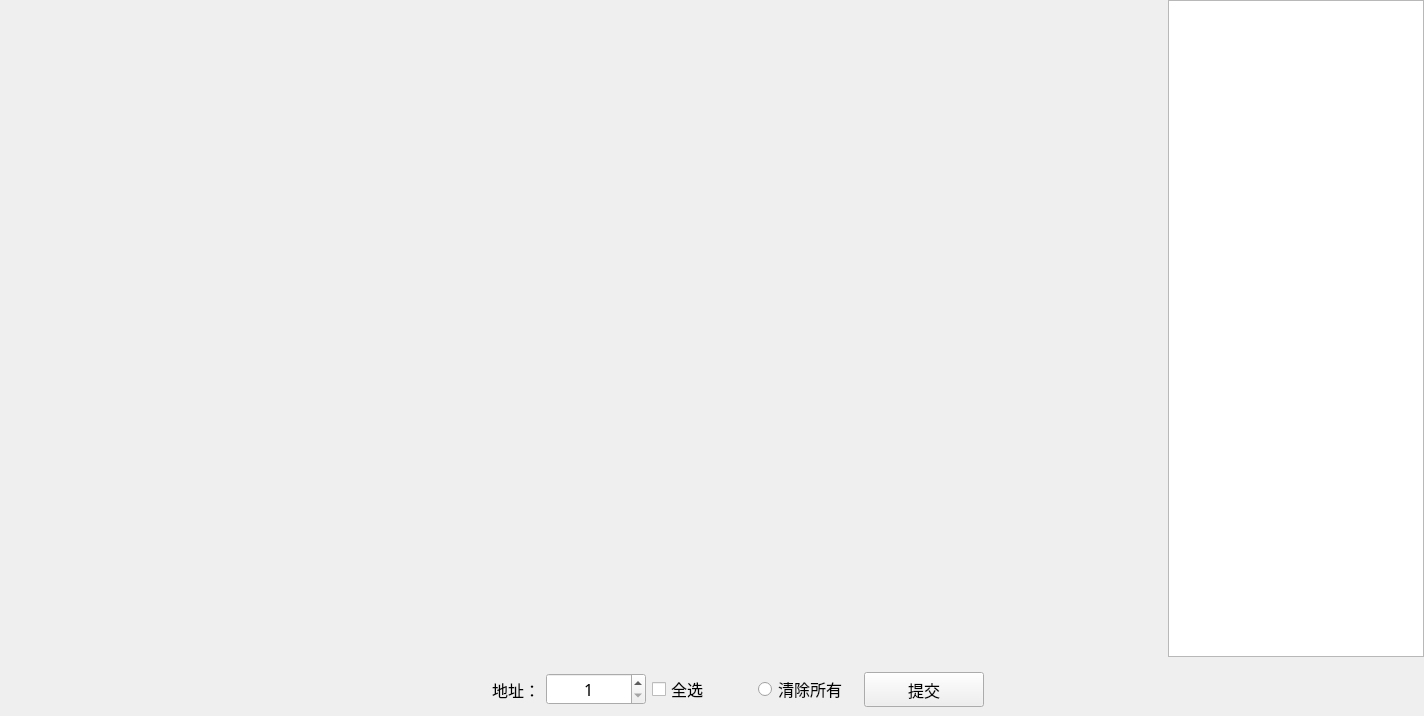
<?xml version="1.0" encoding="UTF-8"?>
<ui version="4.0">
 <class>RSet_OutputEleWid</class>
 <widget class="QWidget" name="RSet_OutputEleWid">
  <property name="geometry">
   <rect>
    <x>0</x>
    <y>0</y>
    <width>1424</width>
    <height>716</height>
   </rect>
  </property>
  <property name="windowTitle">
   <string>Form</string>
  </property>
  <layout class="QGridLayout" name="gridLayout_2">
   <property name="leftMargin">
    <number>0</number>
   </property>
   <property name="topMargin">
    <number>0</number>
   </property>
   <property name="rightMargin">
    <number>0</number>
   </property>
   <property name="bottomMargin">
    <number>0</number>
   </property>
   <item row="0" column="0">
    <layout class="QHBoxLayout" name="horizontalLayout">
     <item>
      <widget class="QWidget" name="widget" native="true">
       <property name="sizePolicy">
        <sizepolicy hsizetype="Preferred" vsizetype="Preferred">
         <horstretch>200</horstretch>
         <verstretch>0</verstretch>
        </sizepolicy>
       </property>
       <property name="minimumSize">
        <size>
         <width>800</width>
         <height>400</height>
        </size>
       </property>
       <layout class="QGridLayout" name="gridLayout">
        <item row="5" column="1">
         <widget class="QWidget" name="widget_17" native="true">
          <property name="styleSheet">
           <string notr="true"/>
          </property>
         </widget>
        </item>
        <item row="5" column="2">
         <widget class="QWidget" name="widget_18" native="true">
          <property name="styleSheet">
           <string notr="true"/>
          </property>
         </widget>
        </item>
        <item row="3" column="2">
         <widget class="QWidget" name="widget_12" native="true">
          <property name="styleSheet">
           <string notr="true"/>
          </property>
         </widget>
        </item>
        <item row="3" column="1">
         <widget class="QWidget" name="widget_11" native="true">
          <property name="styleSheet">
           <string notr="true"/>
          </property>
         </widget>
        </item>
        <item row="4" column="1">
         <widget class="QWidget" name="widget_14" native="true">
          <property name="styleSheet">
           <string notr="true"/>
          </property>
         </widget>
        </item>
        <item row="4" column="0">
         <widget class="QWidget" name="widget_13" native="true">
          <property name="styleSheet">
           <string notr="true"/>
          </property>
         </widget>
        </item>
        <item row="4" column="2">
         <widget class="QWidget" name="widget_15" native="true">
          <property name="styleSheet">
           <string notr="true"/>
          </property>
         </widget>
        </item>
        <item row="8" column="2">
         <widget class="QWidget" name="widget_24" native="true">
          <property name="styleSheet">
           <string notr="true"/>
          </property>
         </widget>
        </item>
        <item row="3" column="0">
         <widget class="QWidget" name="widget_10" native="true">
          <property name="styleSheet">
           <string notr="true"/>
          </property>
         </widget>
        </item>
        <item row="2" column="2">
         <widget class="QWidget" name="widget_9" native="true">
          <property name="styleSheet">
           <string notr="true"/>
          </property>
         </widget>
        </item>
        <item row="2" column="1">
         <widget class="QWidget" name="widget_8" native="true">
          <property name="styleSheet">
           <string notr="true"/>
          </property>
         </widget>
        </item>
        <item row="1" column="0">
         <widget class="QWidget" name="widget_4" native="true">
          <property name="styleSheet">
           <string notr="true"/>
          </property>
         </widget>
        </item>
        <item row="0" column="0">
         <widget class="QWidget" name="widget_1" native="true">
          <property name="styleSheet">
           <string notr="true"/>
          </property>
         </widget>
        </item>
        <item row="1" column="2">
         <widget class="QWidget" name="widget_6" native="true">
          <property name="styleSheet">
           <string notr="true"/>
          </property>
         </widget>
        </item>
        <item row="0" column="1">
         <widget class="QWidget" name="widget_2" native="true">
          <property name="styleSheet">
           <string notr="true"/>
          </property>
         </widget>
        </item>
        <item row="2" column="0">
         <widget class="QWidget" name="widget_7" native="true">
          <property name="styleSheet">
           <string notr="true"/>
          </property>
         </widget>
        </item>
        <item row="1" column="1">
         <widget class="QWidget" name="widget_5" native="true">
          <property name="styleSheet">
           <string notr="true"/>
          </property>
         </widget>
        </item>
        <item row="0" column="2">
         <widget class="QWidget" name="widget_3" native="true">
          <property name="styleSheet">
           <string notr="true"/>
          </property>
         </widget>
        </item>
        <item row="6" column="2">
         <widget class="QWidget" name="widget_21" native="true">
          <property name="styleSheet">
           <string notr="true"/>
          </property>
         </widget>
        </item>
        <item row="5" column="0">
         <widget class="QWidget" name="widget_16" native="true">
          <property name="styleSheet">
           <string notr="true"/>
          </property>
         </widget>
        </item>
        <item row="8" column="0">
         <widget class="QWidget" name="widget_22" native="true">
          <property name="styleSheet">
           <string notr="true"/>
          </property>
         </widget>
        </item>
        <item row="8" column="1">
         <widget class="QWidget" name="widget_23" native="true">
          <property name="styleSheet">
           <string notr="true"/>
          </property>
         </widget>
        </item>
        <item row="6" column="0">
         <widget class="QWidget" name="widget_19" native="true">
          <property name="styleSheet">
           <string notr="true"/>
          </property>
         </widget>
        </item>
        <item row="6" column="1">
         <widget class="QWidget" name="widget_20" native="true">
          <property name="styleSheet">
           <string notr="true"/>
          </property>
         </widget>
        </item>
       </layout>
      </widget>
     </item>
     <item>
      <widget class="QTextEdit" name="textEdit">
       <property name="sizePolicy">
        <sizepolicy hsizetype="Expanding" vsizetype="Expanding">
         <horstretch>0</horstretch>
         <verstretch>0</verstretch>
        </sizepolicy>
       </property>
       <property name="minimumSize">
        <size>
         <width>200</width>
         <height>400</height>
        </size>
       </property>
       <property name="maximumSize">
        <size>
         <width>16777215</width>
         <height>16777215</height>
        </size>
       </property>
       <property name="font">
        <font>
         <family>微软雅黑</family>
         <pointsize>12</pointsize>
        </font>
       </property>
      </widget>
     </item>
    </layout>
   </item>
   <item row="1" column="0">
    <widget class="QWidget" name="widget_25" native="true">
     <layout class="QHBoxLayout" name="horizontalLayout_2">
      <item>
       <spacer name="horizontalSpacer">
        <property name="orientation">
         <enum>Qt::Horizontal</enum>
        </property>
        <property name="sizeHint" stdset="0">
         <size>
          <width>40</width>
          <height>20</height>
         </size>
        </property>
       </spacer>
      </item>
      <item>
       <widget class="QLabel" name="label">
        <property name="minimumSize">
         <size>
          <width>100</width>
          <height>30</height>
         </size>
        </property>
        <property name="font">
         <font>
          <family>微软雅黑</family>
          <pointsize>12</pointsize>
         </font>
        </property>
        <property name="text">
         <string>地址：</string>
        </property>
        <property name="alignment">
         <set>Qt::AlignRight|Qt::AlignTrailing|Qt::AlignVCenter</set>
        </property>
       </widget>
      </item>
      <item>
       <widget class="QSpinBox" name="spinBox">
        <property name="minimumSize">
         <size>
          <width>100</width>
          <height>30</height>
         </size>
        </property>
        <property name="font">
         <font>
          <family>微软雅黑</family>
          <pointsize>12</pointsize>
         </font>
        </property>
        <property name="alignment">
         <set>Qt::AlignCenter</set>
        </property>
        <property name="minimum">
         <number>1</number>
        </property>
       </widget>
      </item>
      <item>
       <widget class="QCheckBox" name="checkBox">
        <property name="minimumSize">
         <size>
          <width>100</width>
          <height>30</height>
         </size>
        </property>
        <property name="font">
         <font>
          <family>微软雅黑</family>
          <pointsize>12</pointsize>
         </font>
        </property>
        <property name="text">
         <string>全选</string>
        </property>
       </widget>
      </item>
      <item>
       <widget class="QRadioButton" name="cleanRadio">
        <property name="minimumSize">
         <size>
          <width>100</width>
          <height>30</height>
         </size>
        </property>
        <property name="font">
         <font>
          <family>微软雅黑</family>
          <pointsize>12</pointsize>
         </font>
        </property>
        <property name="text">
         <string>清除所有</string>
        </property>
       </widget>
      </item>
      <item>
       <widget class="QPushButton" name="pushButton">
        <property name="minimumSize">
         <size>
          <width>120</width>
          <height>35</height>
         </size>
        </property>
        <property name="font">
         <font>
          <family>微软雅黑</family>
          <pointsize>12</pointsize>
         </font>
        </property>
        <property name="text">
         <string>提交</string>
        </property>
       </widget>
      </item>
      <item>
       <spacer name="horizontalSpacer_2">
        <property name="orientation">
         <enum>Qt::Horizontal</enum>
        </property>
        <property name="sizeHint" stdset="0">
         <size>
          <width>40</width>
          <height>20</height>
         </size>
        </property>
       </spacer>
      </item>
     </layout>
    </widget>
   </item>
  </layout>
 </widget>
 <resources/>
 <connections/>
</ui>
